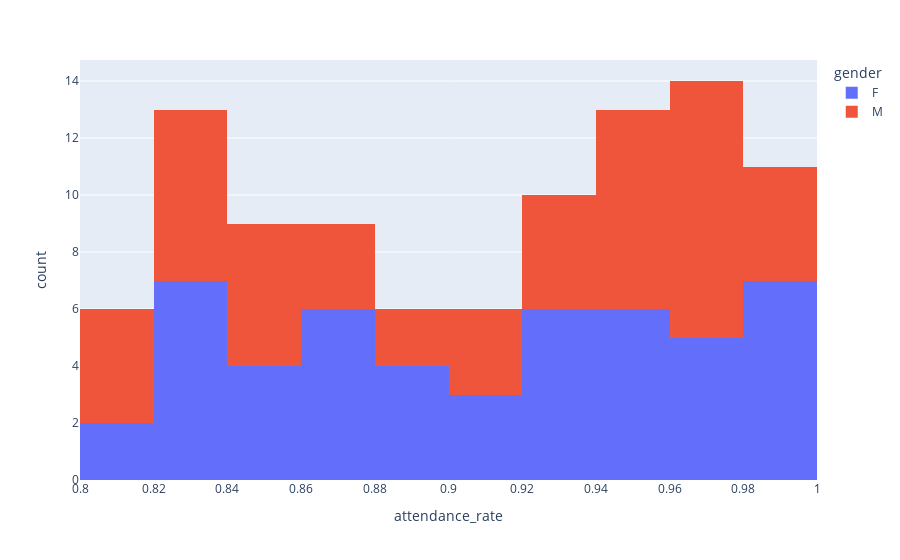

The notebook cell saved with this chart:
### Code cell
fig = px.histogram(student_marks, x='attendance_rate',color='gender',nbins=10)

fig.show()

### Figure 1 — Plotly figure (JSON) as saved in the notebook; plotly's stock layout.template omitted (floating-point values rounded to 4 significant figures)
{"data": [{"alignmentgroup": "True", "bingroup": "x", "hovertemplate": "gender=F<br>attendance_rate=%{x}<br>count=%{y}<extra></extra>", "legendgroup": "F", "marker": {"color": "#636efa", "pattern": {"shape": ""}}, "name": "F", "nbinsx": 10, "offsetgroup": "F", "orientation": "v", "showlegend": true, "type": "histogram", "x": [0.89, 0.83, 0.92, 0.94, 0.97, 0.97, 0.8, 0.92, 0.94, 0.99, 0.87, 0.99, 0.95, 0.98, 0.89, 0.85, 0.88, 0.82, 0.85, 0.92, 0.83, 0.87, 1, 0.88, 0.87, 0.99, 0.98, 0.97, 0.93, 0.91, 0.83, 0.92, 0.94, 0.91, 0.84, 0.99, 0.91, 0.96, 0.92, 0.86, 0.85, 0.95, 0.86, 0.96, 0.83, 0.86, 0.81, 0.82, 0.82, 0.94, 0.98], "xaxis": "x", "yaxis": "y"}, {"alignmentgroup": "True", "bingroup": "x", "hovertemplate": "gender=M<br>attendance_rate=%{x}<br>count=%{y}<extra></extra>", "legendgroup": "M", "marker": {"color": "#EF553B", "pattern": {"shape": ""}}, "name": "M", "nbinsx": 10, "offsetgroup": "M", "orientation": "v", "showlegend": true, "type": "histogram", "x": [0.98, 0.8, 0.95, 0.84, 0.93, 0.84, 0.96, 0.95, 0.92, 0.81, 0.9, 1, 0.97, 0.86, 0.99, 0.95, 1, 0.96, 0.96, 0.97, 0.83, 0.83, 0.88, 0.84, 0.98, 0.91, 0.99, 0.87, 0.97, 0.97, 0.87, 0.8, 0.88, 0.97, 0.92, 0.85, 0.95, 0.81, 0.82, 0.93, 0.94, 0.94, 0.82, 0.83, 0.84, 0.91, 0.83, 0.97, 0.95], "xaxis": "x", "yaxis": "y"}], "layout": {"barmode": "relative", "legend": {"title": {"text": "gender"}, "tracegroupgap": 0}, "margin": {"t": 60}, "xaxis": {"anchor": "y", "domain": [0, 1], "title": {"text": "attendance_rate"}}, "yaxis": {"anchor": "x", "domain": [0, 1], "title": {"text": "count"}}}}
